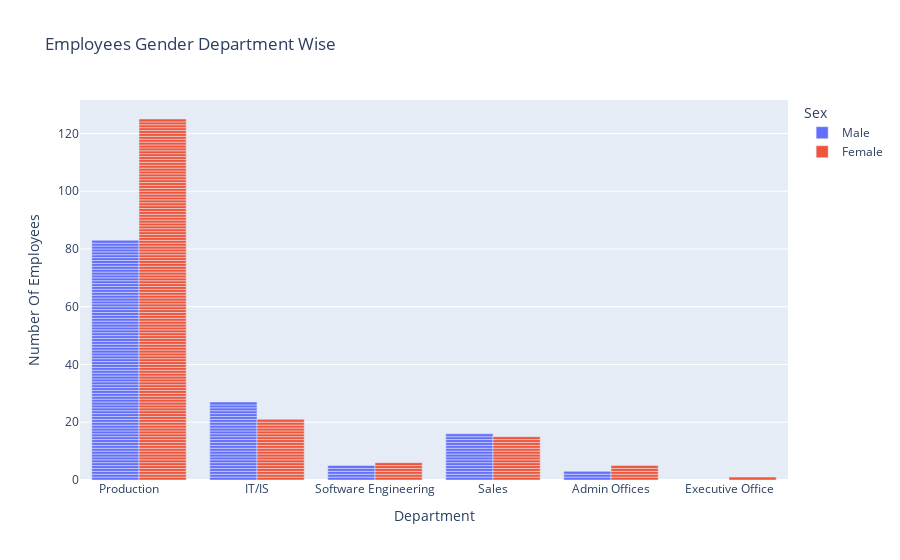

The code cell stored with this chart in its notebook:
### Code cell
fig = px.bar(HRdb, x="Department",
             color="Sex", barmode = 'group',labels={"count":"Number Of Employees","Department":"Department","Gender":"Sex"},
             title="Employees Gender Department Wise")
fig.show()

### Figure 1 — Plotly figure (JSON) as saved in the notebook; plotly's stock layout.template omitted (floating-point values rounded to 4 significant figures; data arrays with more than 128 entries replaced by an {"elided": "..."} marker saying what was removed)
{"data": [{"alignmentgroup": "True", "hovertemplate": "Sex=Male<br>Department=%{x}<br>Number Of Employees=%{y}<extra></extra>", "legendgroup": "Male", "marker": {"color": "#636efa", "pattern": {"shape": ""}}, "name": "Male", "offsetgroup": "Male", "orientation": "v", "showlegend": true, "textposition": "auto", "type": "bar", "x": {"elided": "134 str values"}, "xaxis": "x", "y": {"elided": "134 int values"}, "yaxis": "y"}, {"alignmentgroup": "True", "hovertemplate": "Sex=Female<br>Department=%{x}<br>Number Of Employees=%{y}<extra></extra>", "legendgroup": "Female", "marker": {"color": "#EF553B", "pattern": {"shape": ""}}, "name": "Female", "offsetgroup": "Female", "orientation": "v", "showlegend": true, "textposition": "auto", "type": "bar", "x": {"elided": "173 str values"}, "xaxis": "x", "y": {"elided": "173 int values"}, "yaxis": "y"}], "layout": {"barmode": "group", "legend": {"title": {"text": "Sex"}, "tracegroupgap": 0}, "title": {"text": "Employees Gender Department Wise"}, "xaxis": {"anchor": "y", "domain": [0, 1], "title": {"text": "Department"}}, "yaxis": {"anchor": "x", "domain": [0, 1], "title": {"text": "Number Of Employees"}}}}
